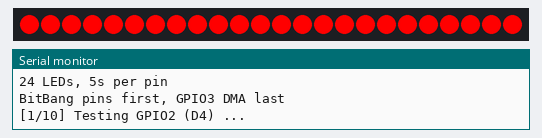
Bench run of a sketch on a simulated ESP8266 (NodeMCU). Parts: 24 RGB LEDs in strip order, left to right, the last lines printed to the serial monitor.

Above: at 0.6 s.
At 11.1 s:
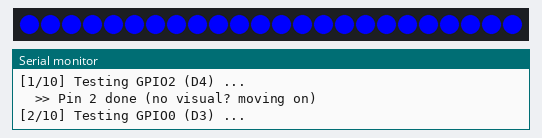
At 18.6 s:
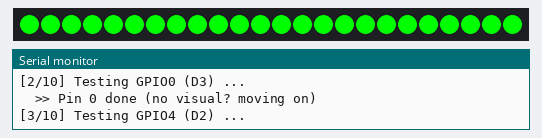
At 37.6 s:
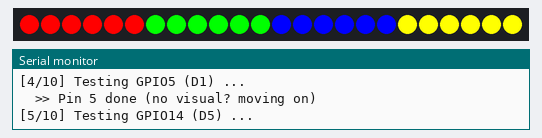

The sketch:

pin_scanner.ino
```cpp
// ============================================================
// Lamp Pin Scanner v2
// ============================================================
// Tests each GPIO pin to find which one drives the WS2812B
// LED strips. Tests BitBang pins first (serial stays alive),
// then GPIO3 DMA last (which kills serial).
//
// Watch the lamp LEDs and note which test lights them up.
// Serial output at 115200 shows current test.
//
// LED count: 24 (4 strips x 6 LEDs)
// ============================================================

#include <NeoPixelBus.h>

const uint16_t LED_COUNT = 24;

// Test pins: BitBang pins first (serial survives), DMA last
struct PinTest {
  uint8_t gpio;
  const char* label;
  bool isDMA;
};

const PinTest TEST_PINS[] = {
  { 2,  "GPIO2 (D4)",    false },
  { 0,  "GPIO0 (D3)",    false },
  { 4,  "GPIO4 (D2)",    false },
  { 5,  "GPIO5 (D1)",    false },
  { 14, "GPIO14 (D5)",   false },
  { 12, "GPIO12 (D6)",   false },
  { 13, "GPIO13 (D7)",   false },
  { 15, "GPIO15 (D8)",   false },
  { 1,  "GPIO1 (TX)",    false },
  { 3,  "GPIO3 (RX/DMA)", true },  // DMA last (kills serial)
};
const int NUM_TESTS = sizeof(TEST_PINS) / sizeof(TEST_PINS[0]);

// DMA strip (GPIO3 hardwired)
NeoPixelBus<NeoGrbFeature, NeoEsp8266Dma800KbpsMethod> stripDMA(LED_COUNT, 3);

// BitBang strip (dynamic pin)
NeoPixelBus<NeoGrbFeature, NeoEsp8266BitBang800KbpsMethod>* stripBB = nullptr;

int currentTest = -1;
bool dmaActive = false;

void setup() {
  Serial.begin(115200);
  delay(500);
  Serial.println();
  Serial.println(F("=== LAMP PIN SCANNER v2 ==="));
  Serial.println(F("24 LEDs, 5s per pin"));
  Serial.println(F("BitBang pins first, GPIO3 DMA last"));
  Serial.println();
}

void loop() {
  currentTest++;
  if (currentTest >= NUM_TESTS) {
    Serial.println(F("\n=== CYCLE COMPLETE, RESTARTING ===\n"));
    currentTest = 0;
    dmaActive = false;
  }

  const PinTest& t = TEST_PINS[currentTest];
  Serial.printf("[%d/%d] Testing %s ...\n", currentTest + 1, NUM_TESTS, t.label);

  if (t.isDMA) {
    Serial.println(F("  >> DMA mode - serial will die if this is the LED pin"));
    Serial.println(F("  >> If LEDs light up NOW, answer is GPIO3 DMA!"));
    Serial.flush();
    delay(100);
    dmaActive = true;
    stripDMA.Begin();
    showPattern(&stripDMA);
    delay(5000);
    stripDMA.ClearTo(RgbColor(0));
    stripDMA.Show();
  } else {
    if (stripBB) { delete stripBB; stripBB = nullptr; }
    stripBB = new NeoPixelBus<NeoGrbFeature, NeoEsp8266BitBang800KbpsMethod>(LED_COUNT, t.gpio);
    stripBB->Begin();
    showPattern(stripBB);
    delay(5000);
    stripBB->ClearTo(RgbColor(0));
    stripBB->Show();
    Serial.printf("  >> Pin %d done (no visual? moving on)\n", t.gpio);
  }

  delay(500); // Dark gap between tests
}

template<typename T>
void showPattern(T* strip) {
  // All red
  for (int i = 0; i < LED_COUNT; i++)
    strip->SetPixelColor(i, RgbColor(255, 0, 0));
  strip->Show();
  delay(1000);
  // All green
  for (int i = 0; i < LED_COUNT; i++)
    strip->SetPixelColor(i, RgbColor(0, 255, 0));
  strip->Show();
  delay(1000);
  // All blue
  for (int i = 0; i < LED_COUNT; i++)
    strip->SetPixelColor(i, RgbColor(0, 0, 255));
  strip->Show();
  delay(1000);
  // Strip colors: R, G, B, Y (one per 6-LED strip)
  RgbColor cols[] = { {255,0,0}, {0,255,0}, {0,0,255}, {255,255,0} };
  for (int i = 0; i < LED_COUNT; i++)
    strip->SetPixelColor(i, cols[i / 6]);
  strip->Show();
}
```

Measured:
- what the display in image 0 shows lasts 1.0 s, from 0.5 s to 1.5 s
